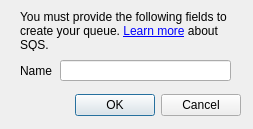
<?xml version="1.0" encoding="UTF-8"?>
<ui version="4.0">
 <class>AddSQSQueue</class>
 <widget class="QDialog" name="AddSQSQueue">
  <property name="geometry">
   <rect>
    <x>0</x>
    <y>0</y>
    <width>253</width>
    <height>129</height>
   </rect>
  </property>
  <property name="minimumSize">
   <size>
    <width>253</width>
    <height>129</height>
   </size>
  </property>
  <property name="windowTitle">
   <string>Add an SQS Queue</string>
  </property>
  <property name="styleSheet">
   <string notr="true"/>
  </property>
  <widget class="QDialogButtonBox" name="buttonBox">
   <property name="geometry">
    <rect>
     <x>70</x>
     <y>90</y>
     <width>171</width>
     <height>31</height>
    </rect>
   </property>
   <property name="orientation">
    <enum>Qt::Horizontal</enum>
   </property>
   <property name="standardButtons">
    <set>QDialogButtonBox::Cancel|QDialogButtonBox::Ok</set>
   </property>
  </widget>
  <widget class="QLabel" name="label">
   <property name="geometry">
    <rect>
     <x>20</x>
     <y>10</y>
     <width>220</width>
     <height>41</height>
    </rect>
   </property>
   <property name="text">
    <string>You must provide the following fields to create your queue.  &lt;a href=&quot;http://docs.aws.amazon.com/AWSCloudFormation/latest/UserGuide/aws-properties-sqs-queues.html&quot;&gt;Learn more&lt;/a&gt; about SQS.</string>
   </property>
   <property name="wordWrap">
    <bool>true</bool>
   </property>
  </widget>
  <widget class="QLabel" name="label_2">
   <property name="geometry">
    <rect>
     <x>20</x>
     <y>60</y>
     <width>61</width>
     <height>22</height>
    </rect>
   </property>
   <property name="text">
    <string>Name</string>
   </property>
  </widget>
  <widget class="QLineEdit" name="textEdit">
   <property name="geometry">
    <rect>
     <x>60</x>
     <y>60</y>
     <width>171</width>
     <height>21</height>
    </rect>
   </property>
  </widget>
 </widget>
 <resources/>
 <connections>
  <connection>
   <sender>buttonBox</sender>
   <signal>accepted()</signal>
   <receiver>AddSQSQueue</receiver>
   <slot>accept()</slot>
   <hints>
    <hint type="sourcelabel">
     <x>248</x>
     <y>254</y>
    </hint>
    <hint type="destinationlabel">
     <x>157</x>
     <y>274</y>
    </hint>
   </hints>
  </connection>
  <connection>
   <sender>buttonBox</sender>
   <signal>rejected()</signal>
   <receiver>AddSQSQueue</receiver>
   <slot>reject()</slot>
   <hints>
    <hint type="sourcelabel">
     <x>316</x>
     <y>260</y>
    </hint>
    <hint type="destinationlabel">
     <x>286</x>
     <y>274</y>
    </hint>
   </hints>
  </connection>
 </connections>
</ui>
